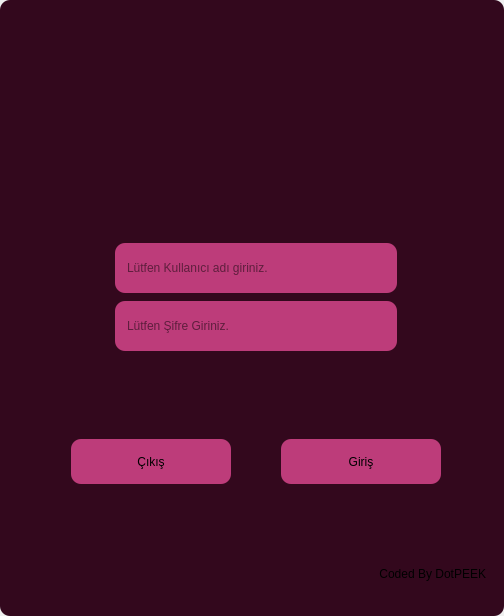
<?xml version="1.0" encoding="UTF-8"?>
<ui version="4.0">
 <class>Form</class>
 <widget class="QWidget" name="Form">
  <property name="geometry">
   <rect>
    <x>0</x>
    <y>0</y>
    <width>504</width>
    <height>616</height>
   </rect>
  </property>
  <property name="minimumSize">
   <size>
    <width>504</width>
    <height>616</height>
   </size>
  </property>
  <property name="maximumSize">
   <size>
    <width>504</width>
    <height>616</height>
   </size>
  </property>
  <property name="windowTitle">
   <string>Form</string>
  </property>
  <property name="styleSheet">
   <string notr="true">QFrame#main_frame  {
		border-radius: 10px;
		background-color: #33081d;
}

QLineEdit { 
	background-color: #bd3c7a;
	font: 700 11pt &quot;Arial&quot;;
    border-radius: 10px;
    padding: 10;
    background-repeat: no-repeat;
    background-position: right;
}

QLineEdit#passwd {
 	background-image: url(:/resources/key32px.png);
 }


QLineEdit#username {
	background-image: url(:/resources/user32px.png);
}

QLabel#login_panel_main_text {
	font: 700 22pt &quot;Arial&quot;;
}


QPushButton {
    border-radius: 10px;
	font: 700 11pt &quot;Arial&quot;;

}

QPushButton#login_btn {
	background-color: #bd3c7a;
}

QPushButton#login_btn:hover {
	background-color: &quot;black&quot;;
}

QPushButton#exit_btn {
	background-color: #bd3c7a;
}

QPushButton#exit_btn:hover {
	background-color: &quot;black&quot;;
}

QPushButton#close_btn {
	background-color: none;
}

QPushButton#close_btn:hover {
	background-color: &quot;#bbbfbc&quot;;
}

QPushButton#minimize_btn {
	background-color: none;
}

QPushButton#minimize_btn:hover {
	background-color: &quot;#bbbfbc&quot;;
}

QLabel#footer_text {
		font: 700 11pt &quot;Arial&quot;;
}</string>
  </property>
  <layout class="QHBoxLayout" name="horizontalLayout">
   <property name="spacing">
    <number>0</number>
   </property>
   <property name="leftMargin">
    <number>0</number>
   </property>
   <property name="topMargin">
    <number>0</number>
   </property>
   <property name="rightMargin">
    <number>0</number>
   </property>
   <property name="bottomMargin">
    <number>0</number>
   </property>
   <item>
    <widget class="QFrame" name="main_frame">
     <property name="styleSheet">
      <string notr="true"/>
     </property>
     <property name="frameShape">
      <enum>QFrame::Shape::NoFrame</enum>
     </property>
     <property name="frameShadow">
      <enum>QFrame::Shadow::Raised</enum>
     </property>
     <layout class="QVBoxLayout" name="verticalLayout">
      <property name="topMargin">
       <number>0</number>
      </property>
      <property name="rightMargin">
       <number>0</number>
      </property>
      <item>
       <widget class="QFrame" name="footer">
        <property name="frameShape">
         <enum>QFrame::Shape::NoFrame</enum>
        </property>
        <property name="frameShadow">
         <enum>QFrame::Shadow::Raised</enum>
        </property>
        <layout class="QVBoxLayout" name="verticalLayout_6">
         <property name="topMargin">
          <number>3</number>
         </property>
         <property name="rightMargin">
          <number>3</number>
         </property>
         <item alignment="Qt::AlignmentFlag::AlignRight">
          <widget class="QFrame" name="btn_frame">
           <property name="minimumSize">
            <size>
             <width>30</width>
             <height>30</height>
            </size>
           </property>
           <property name="maximumSize">
            <size>
             <width>70</width>
             <height>40</height>
            </size>
           </property>
           <property name="styleSheet">
            <string notr="true">padding: 2px;</string>
           </property>
           <property name="frameShape">
            <enum>QFrame::Shape::NoFrame</enum>
           </property>
           <property name="frameShadow">
            <enum>QFrame::Shadow::Raised</enum>
           </property>
           <layout class="QHBoxLayout" name="horizontalLayout_3">
            <property name="topMargin">
             <number>0</number>
            </property>
            <property name="rightMargin">
             <number>5</number>
            </property>
            <item>
             <widget class="QPushButton" name="minimize_btn">
              <property name="text">
               <string/>
              </property>
              <property name="icon">
               <iconset resource="../assets/assets.qrc">
                <normaloff>:/resources/minimize.png</normaloff>:/resources/minimize.png</iconset>
              </property>
              <property name="flat">
               <bool>false</bool>
              </property>
             </widget>
            </item>
            <item>
             <widget class="QPushButton" name="close_btn">
              <property name="styleSheet">
               <string notr="true"/>
              </property>
              <property name="text">
               <string/>
              </property>
              <property name="icon">
               <iconset resource="../assets/assets.qrc">
                <normaloff>:/resources/close (2).png</normaloff>:/resources/close (2).png</iconset>
              </property>
              <property name="iconSize">
               <size>
                <width>16</width>
                <height>16</height>
               </size>
              </property>
             </widget>
            </item>
           </layout>
          </widget>
         </item>
         <item>
          <widget class="QLabel" name="login_panel_main_text">
           <property name="text">
            <string/>
           </property>
           <property name="pixmap">
            <pixmap resource="../assets/assets.qrc">:/resources/main_label_transparent.png</pixmap>
           </property>
           <property name="alignment">
            <set>Qt::AlignmentFlag::AlignCenter</set>
           </property>
          </widget>
         </item>
        </layout>
       </widget>
      </item>
      <item alignment="Qt::AlignmentFlag::AlignHCenter">
       <widget class="QFrame" name="frame_3">
        <property name="frameShape">
         <enum>QFrame::Shape::NoFrame</enum>
        </property>
        <property name="frameShadow">
         <enum>QFrame::Shadow::Raised</enum>
        </property>
        <layout class="QVBoxLayout" name="verticalLayout_2">
         <item alignment="Qt::AlignmentFlag::AlignHCenter">
          <widget class="QFrame" name="frame">
           <property name="sizePolicy">
            <sizepolicy hsizetype="Fixed" vsizetype="Fixed">
             <horstretch>0</horstretch>
             <verstretch>0</verstretch>
            </sizepolicy>
           </property>
           <property name="minimumSize">
            <size>
             <width>300</width>
             <height>82</height>
            </size>
           </property>
           <property name="frameShape">
            <enum>QFrame::Shape::NoFrame</enum>
           </property>
           <property name="frameShadow">
            <enum>QFrame::Shadow::Raised</enum>
           </property>
           <layout class="QVBoxLayout" name="verticalLayout_4">
            <property name="leftMargin">
             <number>9</number>
            </property>
            <property name="topMargin">
             <number>9</number>
            </property>
            <item>
             <widget class="QLineEdit" name="username">
              <property name="sizePolicy">
               <sizepolicy hsizetype="Preferred" vsizetype="Preferred">
                <horstretch>0</horstretch>
                <verstretch>0</verstretch>
               </sizepolicy>
              </property>
              <property name="minimumSize">
               <size>
                <width>200</width>
                <height>50</height>
               </size>
              </property>
              <property name="maximumSize">
               <size>
                <width>300</width>
                <height>22</height>
               </size>
              </property>
              <property name="maxLength">
               <number>34</number>
              </property>
              <property name="placeholderText">
               <string>Lütfen Kullanıcı adı giriniz.</string>
              </property>
             </widget>
            </item>
           </layout>
          </widget>
         </item>
         <item>
          <widget class="QFrame" name="frame_4">
           <property name="frameShape">
            <enum>QFrame::Shape::NoFrame</enum>
           </property>
           <property name="frameShadow">
            <enum>QFrame::Shadow::Raised</enum>
           </property>
           <layout class="QVBoxLayout" name="verticalLayout_3">
            <property name="topMargin">
             <number>0</number>
            </property>
            <item alignment="Qt::AlignmentFlag::AlignTop">
             <widget class="QLineEdit" name="passwd">
              <property name="sizePolicy">
               <sizepolicy hsizetype="Preferred" vsizetype="Preferred">
                <horstretch>0</horstretch>
                <verstretch>0</verstretch>
               </sizepolicy>
              </property>
              <property name="minimumSize">
               <size>
                <width>200</width>
                <height>50</height>
               </size>
              </property>
              <property name="maximumSize">
               <size>
                <width>300</width>
                <height>22</height>
               </size>
              </property>
              <property name="maxLength">
               <number>34</number>
              </property>
              <property name="placeholderText">
               <string>Lütfen Şifre Giriniz.</string>
              </property>
             </widget>
            </item>
           </layout>
          </widget>
         </item>
        </layout>
       </widget>
      </item>
      <item>
       <widget class="QFrame" name="frame_2">
        <property name="frameShape">
         <enum>QFrame::Shape::NoFrame</enum>
        </property>
        <property name="frameShadow">
         <enum>QFrame::Shadow::Raised</enum>
        </property>
        <layout class="QVBoxLayout" name="verticalLayout_5">
         <item>
          <widget class="QFrame" name="frame_5">
           <property name="minimumSize">
            <size>
             <width>160</width>
             <height>45</height>
            </size>
           </property>
           <property name="frameShape">
            <enum>QFrame::Shape::NoFrame</enum>
           </property>
           <property name="frameShadow">
            <enum>QFrame::Shadow::Raised</enum>
           </property>
           <layout class="QHBoxLayout" name="horizontalLayout_2">
            <item>
             <widget class="QPushButton" name="exit_btn">
              <property name="minimumSize">
               <size>
                <width>160</width>
                <height>45</height>
               </size>
              </property>
              <property name="maximumSize">
               <size>
                <width>160</width>
                <height>45</height>
               </size>
              </property>
              <property name="text">
               <string>Çıkış</string>
              </property>
             </widget>
            </item>
            <item>
             <widget class="QPushButton" name="login_btn">
              <property name="minimumSize">
               <size>
                <width>160</width>
                <height>45</height>
               </size>
              </property>
              <property name="maximumSize">
               <size>
                <width>160</width>
                <height>45</height>
               </size>
              </property>
              <property name="text">
               <string>Giriş</string>
              </property>
             </widget>
            </item>
           </layout>
          </widget>
         </item>
         <item>
          <widget class="QFrame" name="frame_6">
           <property name="frameShape">
            <enum>QFrame::Shape::NoFrame</enum>
           </property>
           <property name="frameShadow">
            <enum>QFrame::Shadow::Raised</enum>
           </property>
           <layout class="QVBoxLayout" name="verticalLayout_7">
            <item>
             <widget class="QFrame" name="frame_8">
              <property name="frameShape">
               <enum>QFrame::Shape::NoFrame</enum>
              </property>
              <property name="frameShadow">
               <enum>QFrame::Shadow::Raised</enum>
              </property>
             </widget>
            </item>
            <item>
             <widget class="QLabel" name="footer_text">
              <property name="text">
               <string>Coded By DotPEEK</string>
              </property>
              <property name="alignment">
               <set>Qt::AlignmentFlag::AlignRight|Qt::AlignmentFlag::AlignTrailing|Qt::AlignmentFlag::AlignVCenter</set>
              </property>
             </widget>
            </item>
           </layout>
          </widget>
         </item>
        </layout>
       </widget>
      </item>
     </layout>
    </widget>
   </item>
  </layout>
 </widget>
 <resources>
  <include location="../assets/assets.qrc"/>
 </resources>
 <connections/>
</ui>
